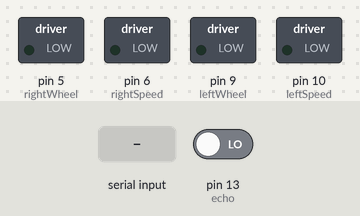
A sketch run on a simulated Arduino Uno, built with avr-gcc and run on an emulated ATmega328P. On the bench: switched loads named in the sketch (green lamp = pin HIGH). Inputs (shaded band) come from the test bench; at power-on: pin 13 (echo) LOW. What the sketch prints to the serial monitor is not drawn.

Above: at 1.2 s.
1.3 s: "f" received over the second serial link
At 3.4 s:
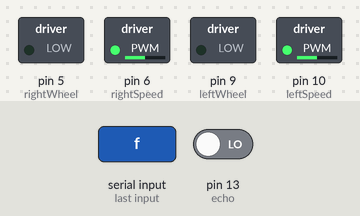
3.7 s: "b" received over the second serial link
At 5.3 s:
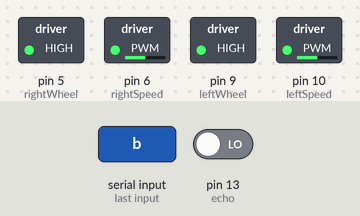
5.9 s: "r" received over Serial
At 7.0 s:
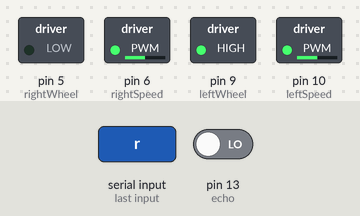
8.1 s: "l" received over the second serial link
At 9.9 s:
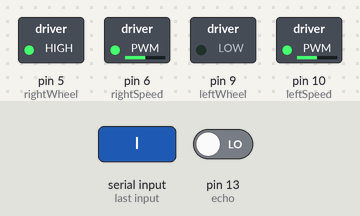
10.3 s: "f" received over Serial
At 11.6 s:
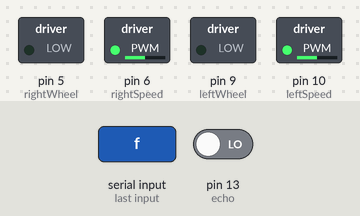
12.5 s: "b" received over Serial
At 14.5 s:
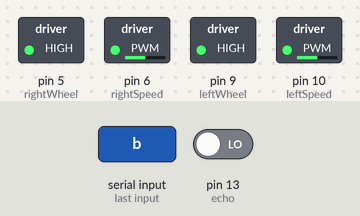
Timing chart, 0 to 15.7 s (numbered marks = the images above; inputs shaded):
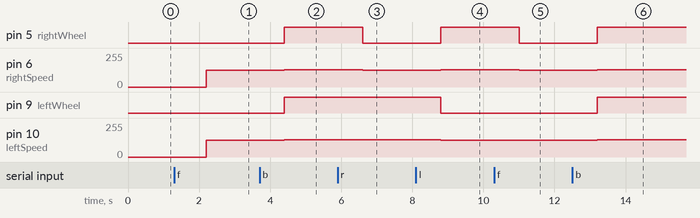

Measured:
- after the input at 1.3 s, pin 6 (rightSpeed), pin 10 (leftSpeed): 0/255 → 127/255 after 0.90 s
- after the input at 3.7 s, pin 5 (rightWheel), pin 9 (leftWheel): LOW → HIGH after 0.70 s; pin 6 (rightSpeed), pin 10 (leftSpeed): 127/255 → 128/255 after 0.70 s
- after the input at 5.9 s, pin 5 (rightWheel): HIGH → LOW after 0.70 s; pin 6 (rightSpeed): 128/255 → 127/255 after 0.70 s
- after the input at 8.1 s, pin 5 (rightWheel): LOW → HIGH after 0.70 s; pin 6 (rightSpeed): 127/255 → 128/255 after 0.70 s; pin 9 (leftWheel): HIGH → LOW after 0.70 s; pin 10 (leftSpeed): 128/255 → 127/255 after 0.70 s
- after the input at 10.3 s, pin 5 (rightWheel): HIGH → LOW after 0.70 s; pin 6 (rightSpeed): 128/255 → 127/255 after 0.70 s
- after the input at 12.5 s, pin 5 (rightWheel), pin 9 (leftWheel): LOW → HIGH after 0.71 s; pin 6 (rightSpeed), pin 10 (leftSpeed): 127/255 → 128/255 after 0.71 s

The sketch:

pj_rc_car.ino
```cpp
#include <SoftwareSerial.h>

SoftwareSerial HC06(7,8);

int trig = 12;
int echo = 13;

int leftSpeed = 10;
int leftWheel = 9;
int rightSpeed = 6;
int rightWheel = 5;
int speed = 127;

void setup() {
  Serial.begin(9600);
  HC06.begin(9600);
  pinMode(leftSpeed,OUTPUT);
  pinMode(leftWheel,OUTPUT);
  pinMode(rightSpeed,OUTPUT);
  pinMode(rightWheel,OUTPUT);
  pinMode(trig, OUTPUT);
  pinMode(echo, INPUT);
  RC_control('s');
}

void loop() {
  if(Serial.available()) {
    char ser = Serial.read();
    HC06.write(ser);
    RC_control(ser);
  }

  if(HC06.available())  {
    char ble = HC06.read();
    Serial.write(ble);
    RC_control(ble);
  }
  long hc  = pulseIn(echo,HIGH)/58.2;
  hcsr04_check(hc);
}

void RC_control(char com){
  switch(com) {
    case 's' :
    case 'S' :
          digitalWrite(leftWheel, LOW);
          digitalWrite(rightWheel, LOW);
          analogWrite(leftSpeed,0);
          analogWrite(rightSpeed,0);
          break;

    case 'f' :
    case 'F' :
          digitalWrite(leftWheel, LOW);
          analogWrite(leftSpeed, speed);
          digitalWrite(rightWheel, LOW);
          analogWrite(rightSpeed, speed);
          break;

    case 'b' :
    case 'B' :
          digitalWrite(leftWheel, HIGH);
          analogWrite(leftSpeed, 255-speed);
          digitalWrite(rightWheel, HIGH);
          analogWrite(rightSpeed, 255-speed);
          break;

    case 'r' :
    case 'R' :
          digitalWrite(leftWheel, HIGH);
          analogWrite(leftSpeed, 255-speed);
          digitalWrite(rightWheel, LOW);
          analogWrite(rightSpeed, speed);
          break;

    case 'l' :
    case 'L' :
          digitalWrite(leftWheel, LOW);
          analogWrite(leftSpeed, speed);
          digitalWrite(rightWheel, HIGH);
          analogWrite(rightSpeed, 255-speed);
          break;
  }
}

void hcsr04_check(long hc){
    Serial.print(hc);
    Serial.println("cm");
    delay(100);
}
```
